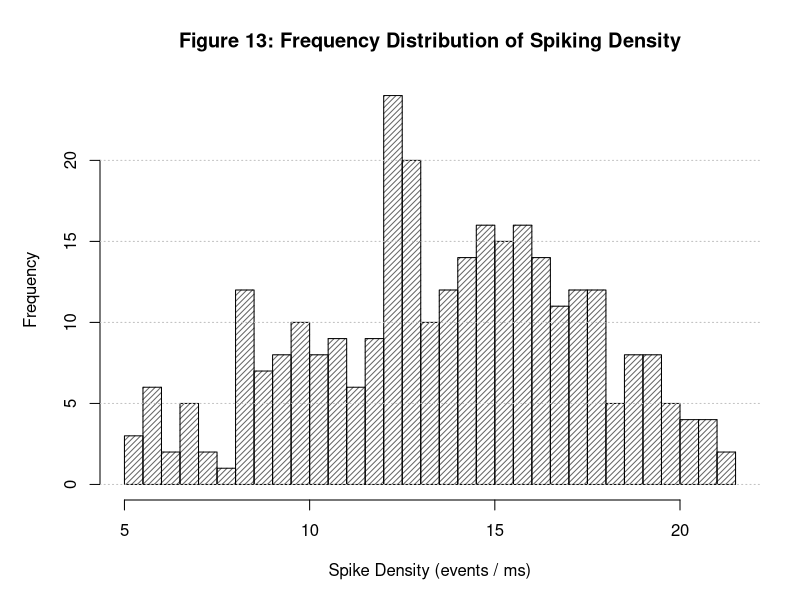

Write R code to recreate this figure.
# =====================================================================
# Figure 13: Distribution of Spike Density (Descriptive) - B&W / Print-Optimized
# =====================================================================

dir.create("figures", showWarnings = FALSE)
nmnist_data <- read.csv("nmnist_features.csv")

cat("Generating Figure 13: Histogram of Spike Density...\n")
png("figures/fig13_spike_density_hist.png", width = 2400, height = 1800, res = 300)
par(mar = c(5, 5, 4, 2))

h <- hist(nmnist_data$spike_density, 
          breaks = 25, 
          col = "gray40", 
          density = 25,
          angle = 45,
          border = "black",
          main = "Figure 13: Frequency Distribution of Spiking Density", 
          xlab = "Spike Density (events / ms)", 
          ylab = "Frequency",
          cex.main = 1.2, cex.lab = 1.0)

grid(nx = NA, ny = NULL, col = "gray75", lty = "dotted")
dev.off()

cat("Successfully generated figures/fig13_spike_density_hist.png\n")
